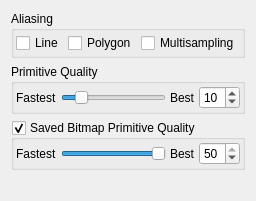
         <widget class="QWidget" name="tab_2">
          <attribute name="title">
           <string>Quality</string>
          </attribute>
          <layout class="QVBoxLayout" name="verticalLayout_20">
           <item>
            <widget class="QGroupBox" name="AliasingGroup">
             <property name="title">
              <string>Aliasing</string>
             </property>
             <property name="checkable">
              <bool>false</bool>
             </property>
             <layout class="QHBoxLayout" name="_5">
              <property name="spacing">
               <number>4</number>
              </property>
              <property name="margin">
               <number>2</number>
              </property>
              <item>
               <widget class="QCheckBox" name="LineAliasingCheck">
                <property name="text">
                 <string>Line</string>
                </property>
               </widget>
              </item>
              <item>
               <widget class="QCheckBox" name="PolygonAliasingCheck">
                <property name="text">
                 <string>Polygon</string>
                </property>
               </widget>
              </item>
              <item>
               <widget class="QCheckBox" name="MultiSamplingCheck">
                <property name="text">
                 <string>Multisampling</string>
                </property>
               </widget>
              </item>
             </layout>
            </widget>
           </item>
           <item>
            <widget class="QGroupBox" name="PrimitivesGroup">
             <property name="sizePolicy">
              <sizepolicy hsizetype="Preferred" vsizetype="Minimum">
               <horstretch>0</horstretch>
               <verstretch>0</verstretch>
              </sizepolicy>
             </property>
             <property name="title">
              <string>Primitive Quality</string>
             </property>
             <layout class="QVBoxLayout" name="verticalLayout_17">
              <property name="spacing">
               <number>4</number>
              </property>
              <property name="margin">
               <number>2</number>
              </property>
              <item>
               <layout class="QHBoxLayout" name="horizontalLayout_12">
                <item>
                 <widget class="QLabel" name="FastestLabel">
                  <property name="text">
                   <string>Fastest</string>
                  </property>
                 </widget>
                </item>
                <item>
                 <widget class="QSlider" name="PrimitiveQualitySlider">
                  <property name="minimum">
                   <number>3</number>
                  </property>
                  <property name="maximum">
                   <number>50</number>
                  </property>
                  <property name="value">
                   <number>10</number>
                  </property>
                  <property name="orientation">
                   <enum>Qt::Horizontal</enum>
                  </property>
                 </widget>
                </item>
                <item>
                 <widget class="QLabel" name="label">
                  <property name="text">
                   <string>Best</string>
                  </property>
                 </widget>
                </item>
                <item>
                 <widget class="QSpinBox" name="PrimitiveQualitySpin">
                  <property name="minimum">
                   <number>3</number>
                  </property>
                  <property name="maximum">
                   <number>50</number>
                  </property>
                  <property name="value">
                   <number>10</number>
                  </property>
                 </widget>
                </item>
               </layout>
              </item>
             </layout>
            </widget>
           </item>
           <item>
            <widget class="QGroupBox" name="ImagePrimitivesGroup">
             <property name="sizePolicy">
              <sizepolicy hsizetype="Preferred" vsizetype="Minimum">
               <horstretch>0</horstretch>
               <verstretch>0</verstretch>
              </sizepolicy>
             </property>
             <property name="toolTip">
              <string>Primitive quality to use for saved images (or same as current primitive quality if disabled)</string>
             </property>
             <property name="title">
              <string>Saved Bitmap Primitive Quality</string>
             </property>
             <property name="checkable">
              <bool>true</bool>
             </property>
             <layout class="QVBoxLayout" name="verticalLayout_21">
              <property name="spacing">
               <number>4</number>
              </property>
              <property name="margin">
               <number>2</number>
              </property>
              <item>
               <layout class="QHBoxLayout" name="horizontalLayout_15">
                <item>
                 <widget class="QLabel" name="FastestLabel_2">
                  <property name="text">
                   <string>Fastest</string>
                  </property>
                 </widget>
                </item>
                <item>
                 <widget class="QSlider" name="ImagePrimitiveQualitySlider">
                  <property name="minimum">
                   <number>3</number>
                  </property>
                  <property name="maximum">
                   <number>50</number>
                  </property>
                  <property name="value">
                   <number>50</number>
                  </property>
                  <property name="orientation">
                   <enum>Qt::Horizontal</enum>
                  </property>
                 </widget>
                </item>
                <item>
                 <widget class="QLabel" name="label_58">
                  <property name="text">
                   <string>Best</string>
                  </property>
                 </widget>
                </item>
                <item>
                 <widget class="QSpinBox" name="ImagePrimitiveQualitySpin">
                  <property name="minimum">
                   <number>3</number>
                  </property>
                  <property name="maximum">
                   <number>50</number>
                  </property>
                  <property name="value">
                   <number>50</number>
                  </property>
                 </widget>
                </item>
               </layout>
              </item>
             </layout>
            </widget>
           </item>
           <item>
            <spacer name="verticalSpacer_5">
             <property name="orientation">
              <enum>Qt::Vertical</enum>
             </property>
             <property name="sizeHint" stdset="0">
              <size>
               <width>20</width>
               <height>20</height>
              </size>
             </property>
            </spacer>
           </item>
          </layout>
         </widget>
